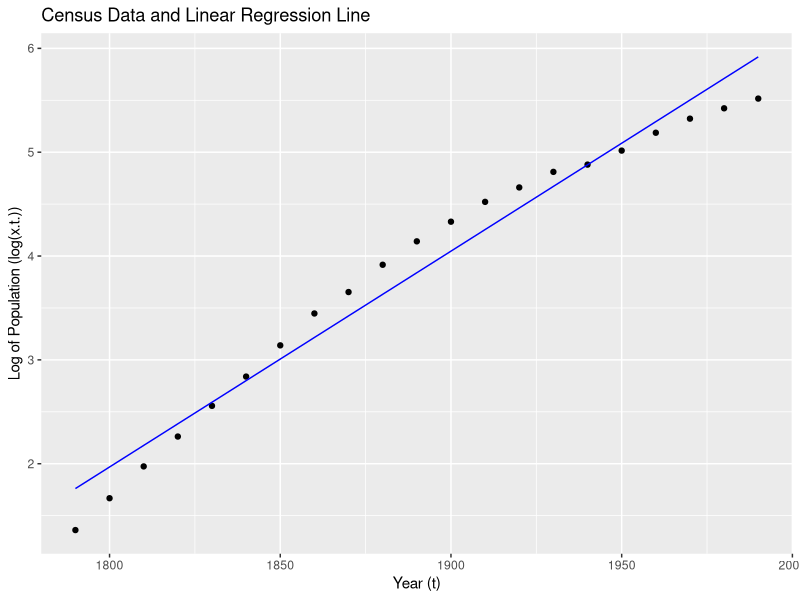

Write the R code that produced this figure.
library(ggplot2)

# Step 1: Read the data
data <- read.table("UScensusdata.txt", header = TRUE)

# Step 2: Calculate log(x) and use t as x
y <- log(data$x.t.)
x <- data$t

# Step 3: Fit a linear regression model
model <- lm(y ~ x)

# Step 4: Get the summary of the linear regression model
summary(model)

install.packages("ggplot2")


plot_data <- data.frame(x = x, y = y, y_pred = predict(model))


# Create a scatter plot with the regression line
ggplot(plot_data, aes(x, y)) +
  geom_point() +              # Scatter plot
  geom_line(aes(x, y_pred), color = "blue") +  # Regression line
  labs(
    title = "Census Data and Linear Regression Line",
    x = "Year (t)",
    y = "Log of Population (log(x.t.))"
  )